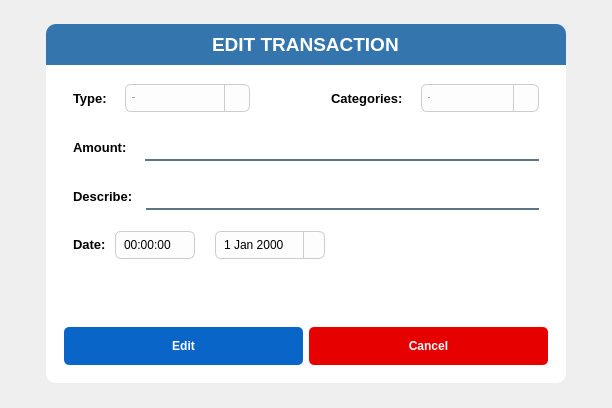
<?xml version="1.0" encoding="UTF-8"?>
<ui version="4.0">
 <class>Dialog</class>
 <widget class="QDialog" name="Dialog">
  <property name="geometry">
   <rect>
    <x>0</x>
    <y>0</y>
    <width>612</width>
    <height>408</height>
   </rect>
  </property>
  <property name="windowTitle">
   <string>Dialog</string>
  </property>
  <layout class="QHBoxLayout" name="horizontalLayout_16">
   <item>
    <widget class="QFrame" name="mainFrame">
     <property name="maximumSize">
      <size>
       <width>520</width>
       <height>360</height>
      </size>
     </property>
     <property name="styleSheet">
      <string notr="true">border-radius:10px;</string>
     </property>
     <property name="frameShape">
      <enum>QFrame::StyledPanel</enum>
     </property>
     <property name="frameShadow">
      <enum>QFrame::Raised</enum>
     </property>
     <layout class="QVBoxLayout" name="verticalLayout_2">
      <property name="spacing">
       <number>0</number>
      </property>
      <property name="leftMargin">
       <number>0</number>
      </property>
      <property name="topMargin">
       <number>0</number>
      </property>
      <property name="rightMargin">
       <number>0</number>
      </property>
      <property name="bottomMargin">
       <number>0</number>
      </property>
      <item>
       <widget class="QFrame" name="frame_2">
        <property name="minimumSize">
         <size>
          <width>520</width>
          <height>0</height>
         </size>
        </property>
        <property name="maximumSize">
         <size>
          <width>497</width>
          <height>41</height>
         </size>
        </property>
        <property name="styleSheet">
         <string notr="true">background-color: rgb(51, 117, 172);
border-bottom-right-radius:0px;
border-bottom-left-radius:0px;</string>
        </property>
        <property name="frameShape">
         <enum>QFrame::StyledPanel</enum>
        </property>
        <property name="frameShadow">
         <enum>QFrame::Raised</enum>
        </property>
        <layout class="QVBoxLayout" name="verticalLayout_3">
         <item alignment="Qt::AlignHCenter">
          <widget class="QLabel" name="label">
           <property name="font">
            <font>
             <pointsize>14</pointsize>
             <weight>75</weight>
             <bold>true</bold>
            </font>
           </property>
           <property name="styleSheet">
            <string notr="true">color: rgb(255, 255, 255);</string>
           </property>
           <property name="text">
            <string>EDIT TRANSACTION</string>
           </property>
          </widget>
         </item>
        </layout>
       </widget>
      </item>
      <item>
       <widget class="QFrame" name="frame_3">
        <property name="sizePolicy">
         <sizepolicy hsizetype="Preferred" vsizetype="Expanding">
          <horstretch>0</horstretch>
          <verstretch>0</verstretch>
         </sizepolicy>
        </property>
        <property name="minimumSize">
         <size>
          <width>520</width>
          <height>306</height>
         </size>
        </property>
        <property name="maximumSize">
         <size>
          <width>486</width>
          <height>318</height>
         </size>
        </property>
        <property name="styleSheet">
         <string notr="true">background-color: rgb(255, 255, 255);
border-top-right-radius:0px;
border-top-left-radius:0px;</string>
        </property>
        <property name="frameShape">
         <enum>QFrame::StyledPanel</enum>
        </property>
        <property name="frameShadow">
         <enum>QFrame::Raised</enum>
        </property>
        <layout class="QVBoxLayout" name="verticalLayout_4">
         <property name="spacing">
          <number>0</number>
         </property>
         <item>
          <widget class="QFrame" name="frame_4">
           <property name="styleSheet">
            <string notr="true">border-bottom-radius:1px solid rgb(166, 166, 166);</string>
           </property>
           <property name="frameShape">
            <enum>QFrame::StyledPanel</enum>
           </property>
           <property name="frameShadow">
            <enum>QFrame::Raised</enum>
           </property>
           <layout class="QHBoxLayout" name="horizontalLayout">
            <property name="spacing">
             <number>0</number>
            </property>
            <property name="topMargin">
             <number>0</number>
            </property>
            <property name="bottomMargin">
             <number>0</number>
            </property>
            <item alignment="Qt::AlignLeft">
             <widget class="QFrame" name="frame_8">
              <property name="frameShape">
               <enum>QFrame::StyledPanel</enum>
              </property>
              <property name="frameShadow">
               <enum>QFrame::Raised</enum>
              </property>
              <layout class="QHBoxLayout" name="horizontalLayout_2">
               <item alignment="Qt::AlignLeft">
                <widget class="QLabel" name="label_2">
                 <property name="font">
                  <font>
                   <pointsize>10</pointsize>
                   <weight>75</weight>
                   <bold>true</bold>
                  </font>
                 </property>
                 <property name="text">
                  <string>Type:</string>
                 </property>
                </widget>
               </item>
              </layout>
             </widget>
            </item>
            <item>
             <widget class="QFrame" name="frame_9">
              <property name="sizePolicy">
               <sizepolicy hsizetype="Expanding" vsizetype="Preferred">
                <horstretch>0</horstretch>
                <verstretch>0</verstretch>
               </sizepolicy>
              </property>
              <property name="frameShape">
               <enum>QFrame::StyledPanel</enum>
              </property>
              <property name="frameShadow">
               <enum>QFrame::Raised</enum>
              </property>
              <layout class="QHBoxLayout" name="horizontalLayout_3">
               <item alignment="Qt::AlignLeft">
                <widget class="QComboBox" name="type_combobox">
                 <property name="minimumSize">
                  <size>
                   <width>125</width>
                   <height>28</height>
                  </size>
                 </property>
                 <property name="font">
                  <font>
                   <family>Segoe UI</family>
                   <pointsize>-1</pointsize>
                   <weight>50</weight>
                   <italic>false</italic>
                   <bold>false</bold>
                  </font>
                 </property>
                 <property name="styleSheet">
                  <string notr="true">QComboBox {
    background-color: #fdfdfd;
    border: 1px solid #ccc;
    border-radius: 6px;
    padding: 4px 6px;
    font: 13px &quot;Segoe UI&quot;;
    combobox-popup: 0;
}

QComboBox:hover {
    border: 1px solid #a5a5a5;
}

QComboBox:focus {
    border: 1px solid #5ab1ef;
}

QComboBox::drop-down {
    subcontrol-origin: padding;
    subcontrol-position: top right;
    width: 24px;
    border-left: 1px solid #ccc;
    background-color: transparent;
}

QComboBox::down-arrow {
    image: url(:/icon/chevron-down.svg);
    width: 10px;
    height: 10px;
}

QComboBox::down-arrow:disabled {
    image: none;
}
</string>
                 </property>
                 <item>
                  <property name="text">
                   <string>income</string>
                  </property>
                 </item>
                 <item>
                  <property name="text">
                   <string>expense</string>
                  </property>
                 </item>
                </widget>
               </item>
              </layout>
             </widget>
            </item>
            <item>
             <widget class="QFrame" name="frame_10">
              <property name="frameShape">
               <enum>QFrame::StyledPanel</enum>
              </property>
              <property name="frameShadow">
               <enum>QFrame::Raised</enum>
              </property>
              <layout class="QHBoxLayout" name="horizontalLayout_10">
               <property name="spacing">
                <number>0</number>
               </property>
               <property name="topMargin">
                <number>0</number>
               </property>
               <property name="rightMargin">
                <number>0</number>
               </property>
               <property name="bottomMargin">
                <number>0</number>
               </property>
               <item>
                <widget class="QFrame" name="frame_14">
                 <property name="frameShape">
                  <enum>QFrame::StyledPanel</enum>
                 </property>
                 <property name="frameShadow">
                  <enum>QFrame::Raised</enum>
                 </property>
                 <layout class="QHBoxLayout" name="horizontalLayout_5">
                  <item alignment="Qt::AlignLeft">
                   <widget class="QLabel" name="label_3">
                    <property name="font">
                     <font>
                      <pointsize>10</pointsize>
                      <weight>75</weight>
                      <bold>true</bold>
                     </font>
                    </property>
                    <property name="text">
                     <string>Categories:</string>
                    </property>
                   </widget>
                  </item>
                 </layout>
                </widget>
               </item>
               <item>
                <widget class="QFrame" name="frame_11">
                 <property name="sizePolicy">
                  <sizepolicy hsizetype="Expanding" vsizetype="Preferred">
                   <horstretch>0</horstretch>
                   <verstretch>0</verstretch>
                  </sizepolicy>
                 </property>
                 <property name="frameShape">
                  <enum>QFrame::StyledPanel</enum>
                 </property>
                 <property name="frameShadow">
                  <enum>QFrame::Raised</enum>
                 </property>
                 <layout class="QHBoxLayout" name="horizontalLayout_6">
                  <item alignment="Qt::AlignLeft">
                   <widget class="QComboBox" name="categories_combobox">
                    <property name="minimumSize">
                     <size>
                      <width>118</width>
                      <height>28</height>
                     </size>
                    </property>
                    <property name="font">
                     <font>
                      <family>Segoe UI</family>
                      <pointsize>-1</pointsize>
                      <weight>50</weight>
                      <italic>false</italic>
                      <bold>false</bold>
                     </font>
                    </property>
                    <property name="styleSheet">
                     <string notr="true">QComboBox {
    background-color: #fdfdfd;
    border: 1px solid #ccc;
    border-radius: 6px;
    padding: 4px 6px;
    font: 13px &quot;Segoe UI&quot;;
    combobox-popup: 0;
}

QComboBox:hover {
    border: 1px solid #a5a5a5;
}

QComboBox:focus {
    border: 1px solid #5ab1ef;
}

QComboBox::drop-down {
    subcontrol-origin: padding;
    subcontrol-position: top right;
    width: 24px;
    border-left: 1px solid #ccc;
    background-color: transparent;
}

QComboBox::down-arrow {
    image: url(:/icon/chevron-down.svg);
    width: 10px;
    height: 10px;
}

QComboBox::down-arrow:disabled {
    image: none;
}
</string>
                    </property>
                    <item>
                     <property name="text">
                      <string>Food</string>
                     </property>
                    </item>
                    <item>
                     <property name="text">
                      <string>Bills and utilities</string>
                     </property>
                    </item>
                    <item>
                     <property name="text">
                      <string>Shopping</string>
                     </property>
                    </item>
                    <item>
                     <property name="text">
                      <string>Family</string>
                     </property>
                    </item>
                    <item>
                     <property name="text">
                      <string>Vehicle</string>
                     </property>
                    </item>
                    <item>
                     <property name="text">
                      <string>Health</string>
                     </property>
                    </item>
                    <item>
                     <property name="text">
                      <string>Education</string>
                     </property>
                    </item>
                    <item>
                     <property name="text">
                      <string>Entertaiment</string>
                     </property>
                    </item>
                    <item>
                     <property name="text">
                      <string>Others</string>
                     </property>
                    </item>
                   </widget>
                  </item>
                 </layout>
                </widget>
               </item>
              </layout>
             </widget>
            </item>
           </layout>
          </widget>
         </item>
         <item>
          <widget class="QFrame" name="frame_6">
           <property name="minimumSize">
            <size>
             <width>0</width>
             <height>0</height>
            </size>
           </property>
           <property name="styleSheet">
            <string notr="true">border-bottom-radius:1px solid rgb(211, 211, 211);</string>
           </property>
           <property name="frameShape">
            <enum>QFrame::StyledPanel</enum>
           </property>
           <property name="frameShadow">
            <enum>QFrame::Raised</enum>
           </property>
           <layout class="QHBoxLayout" name="horizontalLayout_7">
            <property name="spacing">
             <number>0</number>
            </property>
            <property name="topMargin">
             <number>0</number>
            </property>
            <property name="bottomMargin">
             <number>0</number>
            </property>
            <item alignment="Qt::AlignLeft">
             <widget class="QFrame" name="frame_12">
              <property name="minimumSize">
               <size>
                <width>0</width>
                <height>0</height>
               </size>
              </property>
              <property name="frameShape">
               <enum>QFrame::StyledPanel</enum>
              </property>
              <property name="frameShadow">
               <enum>QFrame::Raised</enum>
              </property>
              <layout class="QHBoxLayout" name="horizontalLayout_8">
               <item>
                <widget class="QLabel" name="label_4">
                 <property name="font">
                  <font>
                   <pointsize>10</pointsize>
                   <weight>75</weight>
                   <bold>true</bold>
                  </font>
                 </property>
                 <property name="text">
                  <string>Amount:</string>
                 </property>
                </widget>
               </item>
              </layout>
             </widget>
            </item>
            <item>
             <widget class="QFrame" name="frame_13">
              <property name="frameShape">
               <enum>QFrame::StyledPanel</enum>
              </property>
              <property name="frameShadow">
               <enum>QFrame::Raised</enum>
              </property>
              <layout class="QHBoxLayout" name="horizontalLayout_9">
               <item>
                <widget class="QLineEdit" name="amount_line_edit">
                 <property name="minimumSize">
                  <size>
                   <width>371</width>
                   <height>24</height>
                  </size>
                 </property>
                 <property name="font">
                  <font>
                   <pointsize>10</pointsize>
                  </font>
                 </property>
                 <property name="styleSheet">
                  <string notr="true">background-color: rgba(0, 0, 0, 0);
border: 2px solid rgba(0, 0, 0, 0);
border-bottom-color: rgba(46, 82, 101, 200);
color: rgb(0, 0, 0);
padding-bottom: 7px;
border-radius: 0px;
</string>
                 </property>
                 <property name="text">
                  <string/>
                 </property>
                </widget>
               </item>
              </layout>
             </widget>
            </item>
           </layout>
          </widget>
         </item>
         <item>
          <widget class="QFrame" name="frame_7">
           <property name="styleSheet">
            <string notr="true">border-bottom-radius:1px solid rgb(211, 211, 211);</string>
           </property>
           <property name="frameShape">
            <enum>QFrame::StyledPanel</enum>
           </property>
           <property name="frameShadow">
            <enum>QFrame::Raised</enum>
           </property>
           <layout class="QHBoxLayout" name="horizontalLayout_4">
            <property name="spacing">
             <number>0</number>
            </property>
            <property name="topMargin">
             <number>0</number>
            </property>
            <property name="bottomMargin">
             <number>0</number>
            </property>
            <item>
             <widget class="QFrame" name="frame_16">
              <property name="frameShape">
               <enum>QFrame::StyledPanel</enum>
              </property>
              <property name="frameShadow">
               <enum>QFrame::Raised</enum>
              </property>
              <layout class="QHBoxLayout" name="horizontalLayout_12">
               <property name="rightMargin">
                <number>4</number>
               </property>
               <item>
                <widget class="QLabel" name="label_5">
                 <property name="font">
                  <font>
                   <pointsize>10</pointsize>
                   <weight>75</weight>
                   <bold>true</bold>
                  </font>
                 </property>
                 <property name="text">
                  <string>Describe:</string>
                 </property>
                </widget>
               </item>
              </layout>
             </widget>
            </item>
            <item>
             <widget class="QFrame" name="frame_15">
              <property name="frameShape">
               <enum>QFrame::StyledPanel</enum>
              </property>
              <property name="frameShadow">
               <enum>QFrame::Raised</enum>
              </property>
              <layout class="QHBoxLayout" name="horizontalLayout_11">
               <item>
                <widget class="QLineEdit" name="describe_line_edit">
                 <property name="minimumSize">
                  <size>
                   <width>371</width>
                   <height>25</height>
                  </size>
                 </property>
                 <property name="font">
                  <font>
                   <pointsize>10</pointsize>
                  </font>
                 </property>
                 <property name="styleSheet">
                  <string notr="true">background-color: rgba(0, 0, 0, 0);
border: 2px solid rgba(0, 0, 0, 0);
border-bottom-color: rgba(46, 82, 101, 200);
color: rgb(0, 0, 0);
padding-bottom: 7px;
border-radius: 0px;
</string>
                 </property>
                 <property name="text">
                  <string/>
                 </property>
                </widget>
               </item>
              </layout>
             </widget>
            </item>
           </layout>
          </widget>
         </item>
         <item alignment="Qt::AlignLeft">
          <widget class="QFrame" name="frame_5">
           <property name="minimumSize">
            <size>
             <width>218</width>
             <height>0</height>
            </size>
           </property>
           <property name="frameShape">
            <enum>QFrame::StyledPanel</enum>
           </property>
           <property name="frameShadow">
            <enum>QFrame::Raised</enum>
           </property>
           <layout class="QHBoxLayout" name="horizontalLayout_13">
            <property name="spacing">
             <number>0</number>
            </property>
            <property name="topMargin">
             <number>0</number>
            </property>
            <property name="bottomMargin">
             <number>0</number>
            </property>
            <item alignment="Qt::AlignLeft">
             <widget class="QFrame" name="frame_17">
              <property name="frameShape">
               <enum>QFrame::StyledPanel</enum>
              </property>
              <property name="frameShadow">
               <enum>QFrame::Raised</enum>
              </property>
              <layout class="QHBoxLayout" name="horizontalLayout_14">
               <item alignment="Qt::AlignLeft">
                <widget class="QLabel" name="label_6">
                 <property name="font">
                  <font>
                   <pointsize>10</pointsize>
                   <weight>75</weight>
                   <bold>true</bold>
                  </font>
                 </property>
                 <property name="text">
                  <string>Date:</string>
                 </property>
                </widget>
               </item>
              </layout>
             </widget>
            </item>
            <item alignment="Qt::AlignHCenter|Qt::AlignVCenter">
             <widget class="QFrame" name="frame_18">
              <property name="sizePolicy">
               <sizepolicy hsizetype="Expanding" vsizetype="Preferred">
                <horstretch>0</horstretch>
                <verstretch>0</verstretch>
               </sizepolicy>
              </property>
              <property name="frameShape">
               <enum>QFrame::StyledPanel</enum>
              </property>
              <property name="frameShadow">
               <enum>QFrame::Raised</enum>
              </property>
              <layout class="QHBoxLayout" name="horizontalLayout_15">
               <property name="spacing">
                <number>20</number>
               </property>
               <property name="leftMargin">
                <number>0</number>
               </property>
               <property name="topMargin">
                <number>11</number>
               </property>
               <item alignment="Qt::AlignHCenter|Qt::AlignVCenter">
                <widget class="QTimeEdit" name="timeEdit">
                 <property name="minimumSize">
                  <size>
                   <width>0</width>
                   <height>28</height>
                  </size>
                 </property>
                 <property name="styleSheet">
                  <string notr="true">QDateTimeEdit {
    background-color: #fdfdfd;
    border: 1px solid #ccc;
    border-radius: 6px;
    padding: 4px 6px;
    font: 13px &quot;Segoe UI&quot;;
}

QDateTimeEdit::drop-down {
    subcontrol-origin: padding;
    subcontrol-position: top right;
    width: 20px;
    border-left: 1px solid #ccc;
}

QDateTimeEdit::up-button, QDateTimeEdit::down-button {
    width: 14px;
    height: 14px;
    border: none;
    background-color: transparent;
}

QDateTimeEdit::up-arrow {
    image: url(:/icon/chevron-up.svg);
    width: 10px;
    height: 10px;
}

QDateTimeEdit::down-arrow {
    image: url(:/icon/chevron-down.svg);
    width: 10px;
    height: 10px;
}

QDateTimeEdit:focus {
    border: 1px solid #5ab1ef;
    background-color: #ffffff;
}
</string>
                 </property>
                 <property name="calendarPopup">
                  <bool>true</bool>
                 </property>
                </widget>
               </item>
               <item alignment="Qt::AlignLeft">
                <widget class="QDateEdit" name="dateEdit">
                 <property name="minimumSize">
                  <size>
                   <width>110</width>
                   <height>28</height>
                  </size>
                 </property>
                 <property name="sizeIncrement">
                  <size>
                   <width>0</width>
                   <height>0</height>
                  </size>
                 </property>
                 <property name="styleSheet">
                  <string notr="true">QDateTimeEdit {
    background-color: #fdfdfd;
    border: 1px solid #ccc;
    border-radius: 6px;
    padding: 4px 6px;
    font: 13px &quot;Segoe UI&quot;;
}

QDateTimeEdit::drop-down {
    subcontrol-origin: padding;
    subcontrol-position: top right;
    width: 20px;
    border-left: 1px solid #ccc;
}

QDateTimeEdit::up-button, QDateTimeEdit::down-button {
    width: 14px;
    height: 14px;
    border: none;
    background-color: transparent;
}

QDateTimeEdit::up-arrow {
    image: url(:/icon/chevron-up.svg);
    width: 10px;
    height: 10px;
}

QDateTimeEdit::down-arrow {
    image: url(:/icon/chevron-down.svg);
    width: 10px;
    height: 10px;
}

QDateTimeEdit:focus {
    border: 1px solid #5ab1ef;
    background-color: #ffffff;
}
QCalendarWidget {
    background-color: #fdfdfd;
    border: 1px solid #dcdcdc;
    border-radius: 8px;
}

QCalendarWidget QToolButton {
    height: 30px;
    width: 100px;
    color: #2c3e50;
    font-weight: bold;
    icon-size: 24px, 24px;
    background-color: transparent;
    border: none;
}

QCalendarWidget QToolButton:hover {
    color: #3498db;
}

QCalendarWidget QMenu {
    background-color: white;
    border: 1px solid #dcdcdc;
}

QCalendarWidget QSpinBox {
    width: 60px;
    font-size: 14px;
    padding: 2px;
}

QCalendarWidget QSpinBox::up-button, QCalendarWidget QSpinBox::down-button {
    width: 12px;
    background-color: #ecf0f1;
}

QCalendarWidget QAbstractItemView {
    outline: 0;
    selection-background-color: #3498db;
    selection-color: white;
    background-color: #ffffff;
    gridline-color: #ecf0f1;
    font-size: 13px;
}

QCalendarWidget QAbstractItemView:enabled {
    color: #2c3e50;
}

QCalendarWidget QWidget#qt_calendar_navigationbar {
    background-color: #f0f0f0;
    border-bottom: 1px solid #dcdcdc;
}

QCalendarWidget QTableView {
    border: none;
}

QCalendarWidget QTableView::item:selected {
    background-color: #3498db;
    color: white;
    border-radius: 5px;
}

QCalendarWidget QTableView::item:enabled {
    background-color: #ffffff;
}

QCalendarWidget QTableView::item:disabled {
    color: #bdc3c7;
}
</string>
                 </property>
                 <property name="calendarPopup">
                  <bool>true</bool>
                 </property>
                </widget>
               </item>
              </layout>
             </widget>
            </item>
           </layout>
          </widget>
         </item>
         <item>
          <widget class="QFrame" name="frame_check">
           <property name="frameShape">
            <enum>QFrame::StyledPanel</enum>
           </property>
           <property name="frameShadow">
            <enum>QFrame::Raised</enum>
           </property>
           <layout class="QHBoxLayout" name="horizontalLayout_20">
            <item>
             <widget class="QLabel" name="text_error">
              <property name="styleSheet">
               <string notr="true">color: rgb(255, 0, 0);</string>
              </property>
              <property name="text">
               <string/>
              </property>
             </widget>
            </item>
           </layout>
          </widget>
         </item>
         <item>
          <widget class="QFrame" name="frame_19">
           <property name="frameShape">
            <enum>QFrame::StyledPanel</enum>
           </property>
           <property name="frameShadow">
            <enum>QFrame::Raised</enum>
           </property>
           <layout class="QHBoxLayout" name="horizontalLayout_17">
            <item>
             <widget class="QFrame" name="frame_20">
              <property name="styleSheet">
               <string notr="true"/>
              </property>
              <property name="frameShape">
               <enum>QFrame::StyledPanel</enum>
              </property>
              <property name="frameShadow">
               <enum>QFrame::Raised</enum>
              </property>
              <layout class="QHBoxLayout" name="horizontalLayout_19">
               <property name="leftMargin">
                <number>0</number>
               </property>
               <property name="topMargin">
                <number>0</number>
               </property>
               <property name="rightMargin">
                <number>0</number>
               </property>
               <property name="bottomMargin">
                <number>0</number>
               </property>
               <item>
                <widget class="QPushButton" name="ctn_btn">
                 <property name="minimumSize">
                  <size>
                   <width>0</width>
                   <height>38</height>
                  </size>
                 </property>
                 <property name="font">
                  <font>
                   <weight>75</weight>
                   <bold>true</bold>
                  </font>
                 </property>
                 <property name="cursor">
                  <cursorShape>PointingHandCursor</cursorShape>
                 </property>
                 <property name="styleSheet">
                  <string notr="true">#ctn_btn{
	background-color: rgb(9, 101, 200);
	color: rgba(255, 255, 255, 255);
	border-radius: 5px;
}
#ctn_btn:pressed {
	padding-left: 5px;
	padding-top: 5px;
	background-color: rgba(255, 107, 107, 255);
}

#ctn_btn:hover {
background-color: rgb(7, 64, 157);
}</string>
                 </property>
                 <property name="text">
                  <string>Edit</string>
                 </property>
                </widget>
               </item>
              </layout>
             </widget>
            </item>
            <item>
             <widget class="QFrame" name="frame_21">
              <property name="frameShape">
               <enum>QFrame::StyledPanel</enum>
              </property>
              <property name="frameShadow">
               <enum>QFrame::Raised</enum>
              </property>
              <layout class="QHBoxLayout" name="horizontalLayout_18">
               <property name="leftMargin">
                <number>0</number>
               </property>
               <property name="topMargin">
                <number>0</number>
               </property>
               <property name="rightMargin">
                <number>0</number>
               </property>
               <property name="bottomMargin">
                <number>0</number>
               </property>
               <item>
                <widget class="QPushButton" name="cancel_btn">
                 <property name="minimumSize">
                  <size>
                   <width>0</width>
                   <height>38</height>
                  </size>
                 </property>
                 <property name="font">
                  <font>
                   <weight>75</weight>
                   <bold>true</bold>
                  </font>
                 </property>
                 <property name="cursor">
                  <cursorShape>PointingHandCursor</cursorShape>
                 </property>
                 <property name="styleSheet">
                  <string notr="true">#cancel_btn{
	background-color: rgb(230, 0, 0);
	color: rgba(255, 255, 255, 255);
	border-radius: 5px;
}
#cancel_btn:pressed {
	padding-left: 5px;
	padding-top: 5px;
	background-color: rgba(255, 107, 107, 255);
}

#cancel_btn:hover {
	
	background-color: rgb(140, 0, 0);
}</string>
                 </property>
                 <property name="text">
                  <string>Cancel</string>
                 </property>
                </widget>
               </item>
              </layout>
             </widget>
            </item>
           </layout>
          </widget>
         </item>
        </layout>
       </widget>
      </item>
     </layout>
    </widget>
   </item>
  </layout>
 </widget>
 <resources>
  <include location="../Resource/resource.qrc"/>
 </resources>
 <connections/>
</ui>
